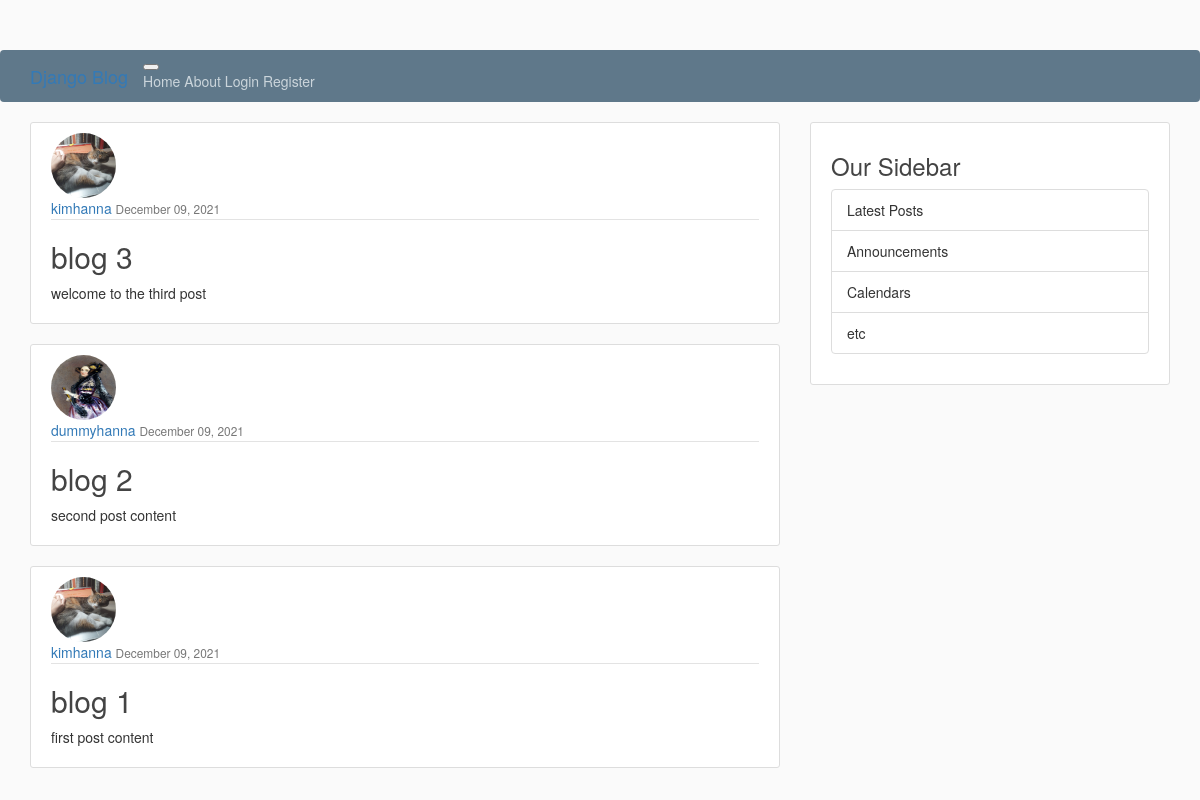
Before: / with the older database file.
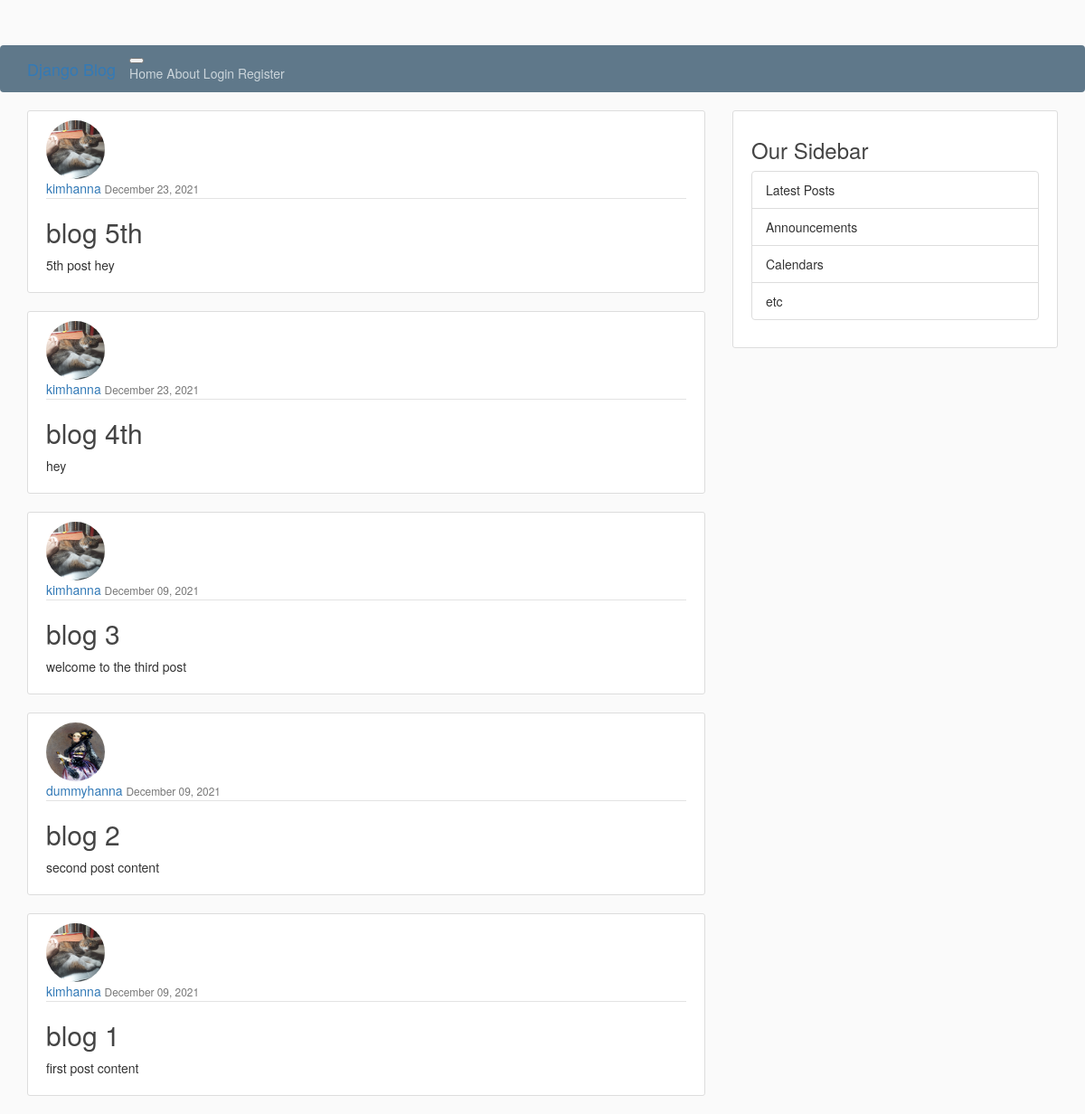
After: the same page with the newer database file.
### blog/models.py (models this page shows, shortened)
class Post(models.Model):
    title = models.CharField(max_length=100)
    content = models.TextField()
    date_posted = models.DateTimeField(default=timezone.now)
    author = models.ForeignKey(User, on_delete=models.CASCADE)

### users/models.py (models this page shows, shortened)
class Profile(models.Model):
    user = models.OneToOneField(User, on_delete=models.CASCADE)
    image = models.ImageField(default='default.jpg', upload_to='profile_pics')

### blog/views.py (the view)
class PostListView(ListView):
    model = Post
    template_name = 'blog/home.html' # <app>/<model>_<viewtype>.html
    context_object_name = 'posts'
    ordering = ['-date_posted']

### blog/templates/blog/home.html
{% extends "blog/base.html" %}
{% block content %}
    {% for post in posts %}
    <article class="media content-section">
        <img class ="img-circle article-img" src="{{ post.author.profile.image.url }}" width="150" height="150">
        <div class="media-body">
         <div class="article-metadata">
            <a class="mr-2" href="#">{{ post.author }}</a>
        <small class="text-muted">{{ post.date_posted|date:"F d, Y" }}</small>
         </div>
        <h2><a class="article-title" href="{% url 'post-detail' post.id %}">{{ post.title }}</a></h2>
        <p class="article-content">{{ post.content }}</p>
        </div>
    </article>
    {% endfor %}
{% endblock content %}

### blog/templates/blog/base.html (shortened to what this page needs)
{% load static %}
<!DOCTYPE html>
<html lang = "en">
<head>
    <link rel="stylesheet" href="https://stackpath.bootstrapcdn.com/bootstrap/3.4.1/css/bootstrap.min.css">
    <link rel="stylesheet" type="text/css" href="{% static 'blog/main.css' %}">
</head>
<body>
    <header class="site-header">
        <nav class="navbar navbar-expand-md navbar-dark bg-steel fixed-top">
    <div class="container">
      <a class="navbar-brand mr-4" href="/">Django Blog</a>
      <button class="navbar-toggler" type="button" data-toggle="collapse" data-target="#navbarToggle" aria-controls="navbarToggle" aria-expanded="false" aria-label="Toggle navigation">
      </button>
      <div class="collapse navbar-collapse" id="navbarToggle">
        <div class="navbar-nav mr-auto">
          <a class="nav-item nav-link" href="{% url 'blog-home' %}">Home</a>
          <a class="nav-item nav-link" href="{% url 'blog-about' %}">About</a>
           {% if user.is_authenticated %}
            <a class="nav-item nav-link" href="{% url 'profile' %}">Profile</a>
        <a class="nav-item nav-link" href="{% url 'logout' %}">Logout</a>
            {% else %}
                <a class="nav-item nav-link" href="{% url 'login' %}">Login</a>
                <a class="nav-item nav-link" href="{% url 'register' %}">Register</a>
            {% endif %}
        </div>
      </div>
    </div>
  </nav>
</header>
    <main role="main" class="container">
  <div class="row">
    <div class="col-md-8">
      {% block content %}{% endblock %}
    </div>
    <div class="col-md-4">
      <div class="content-section">
        <h3>Our Sidebar</h3>
        <p class='text-muted'>
          <ul class="list-group">
            <li class="list-group-item list-group-item-light">Latest Posts</li>
            <li class="list-group-item list-group-item-light">Announcements</li>
            <li class="list-group-item list-group-item-light">Calendars</li>
            <li class="list-group-item list-group-item-light">etc</li>
          </ul>
        </p>
      </div>
    </div>
  </div>
</main>
</body>
</html>

### blog/templates/blog/static/blog/main.css (style rules this page uses)
body { background: #fafafa; color: #333333; margin-top: 5rem; }
h1, h2, h3, h4, h5, h6 { color: #444444; }
ul { margin: 0; }
.bg-steel { background-color: #5f788a; }
.site-header .navbar-nav .nav-link { color: #cbd5db; }
.content-section { background: #ffffff; padding: 10px 20px; border: 1px solid #dddddd; border-radius: 3px; margin-bottom: 20px; }
.article-title { color: #444444; }
.article-content { white-space: pre-line; }
.article-img { height: 65px; width: 65px; margin-right: 16px; }
.article-metadata { padding-bottom: 1px; margin-bottom: 4px; border-bottom: 1px solid #e3e3e3 }

Changed rows visible on the page:
added Post: author.profile.image (picture), author "kimhanna", date_posted "December 23, 2021", title "blog 5th", content "5th post hey"
added Post: author.profile.image (picture), author "kimhanna", date_posted "December 23, 2021", title "blog 4th", content "hey"
